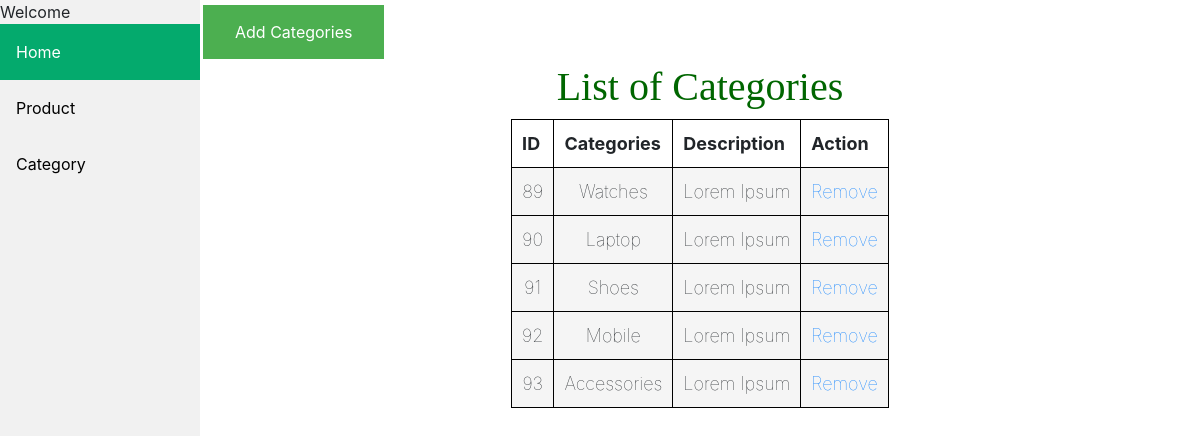
Page /cat.php on the committed database.
### tables this page shows
CREATE TABLE `categories` (
  `id` int(200) NOT NULL,
  `category` varchar(255) NOT NULL,
  `Description` varchar(255) NOT NULL
);

### cat.php (the view, shortened to what this page needs)
<!DOCTYPE html>
<html>
<head>
<link rel="stylesheet" href="css/sidebar.css">
<link rel="stylesheet" href="css/tab.css">
<link rel="stylesheet" href="css/button.css">
<link rel="stylesheet" href="https://maxcdn.bootstrapcdn.com/bootstrap/4.5.2/css/bootstrap.min.css">
</head>
<body>
<div class="sidebar">
  <?php echo " Welcome " . $_SESSION['user_ad']; ?>
  <a class="active" href="adminpanel.php">Home</a>
  <a href="propanel.php">Product</a>
  <a href="cat.php">Category</a>
</div>
<div class="content">
  <div class="row">
    <a href="addcat.php" class="button">Add Categories</a>
    </div>
    <section>
    <h1>List of Categories</h1>
    <table>
      <tr>
        <th>ID</th>
        <th>Categories</th>
        <th>Description</th>
        <th>Action</th>
      </tr>
        <?php
        require_once('dbconnect.php');
        $sql = "SELECT * FROM categories ";
        $result =mysqli_query($conn,$sql);
        if(mysqli_num_rows($result) > 0){
              while($row = mysqli_fetch_array($result)){
      ?>
          <tr>
            <td><?php echo $row['id']; ?></td>
            <td><?php echo $row['category']; ?></td>
            <td><?php echo $row['Description']; ?></td>
            <td><a href = "delete.php?ID=<?php echo $row['id']   ?>" </a>Remove</td>
          </tr>
          <?php
              }
            }
          ?>
    </table>
  </section>
</div>
</body>
</html>

### sidebar.css (style rules this page uses)
body { margin: 0; font-family: "Lato", sans-serif; }
.sidebar { margin: 0; padding: 0; width: 200px; background-color: #f1f1f1; position: fixed; height: 100%; overflow: auto; }
.sidebar a { display: block; color: black; padding: 16px; text-decoration: none; }
.sidebar a.active { background-color: #04AA6D; color: white; }
div.content { margin-left: 200px; padding: 1px 16px; height: 1000px; }

### tab.css (style rules this page uses)
table { margin: 0 auto; font-size: large; border: 1px solid black; }
h1 { text-align: center; color: #006600; font-size: xx-large; font-family: 'Gill Sans'; }
td { background-color: whitesmoke; border: 1px solid black; }
th, td { font-weight: bold; border: 1px solid black; padding: 10px; text-align: center; }
td { font-weight: lighter; }

### button.css (style rules this page uses)
.button { background-color: #4CAF50; border: none; color: white; padding: 15px 32px; text-align: center; text-decoration: none; display: inline-block; font-size: 16px; margin: 4px 2px; cursor: pointer; }

### rows in the picture
categories: id "89", category "Watches", Description "Lorem Ipsum"
categories: id "90", category "Laptop", Description "Lorem Ipsum"
categories: id "91", category "Shoes", Description "Lorem Ipsum"
categories: id "92", category "Mobile", Description "Lorem Ipsum"
categories: id "93", category "Accessories", Description "Lorem Ipsum"
